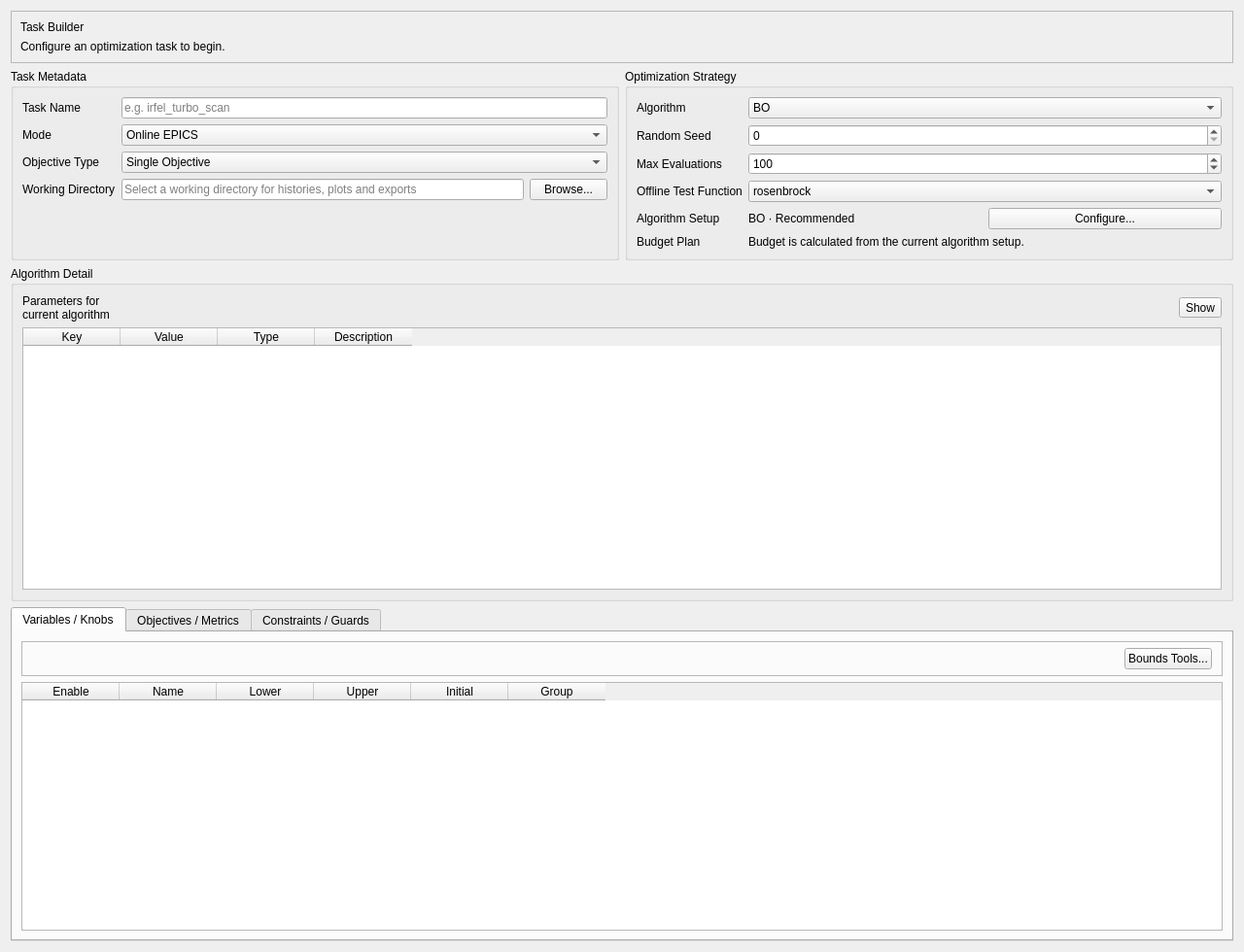
<?xml version="1.0" encoding="UTF-8"?>
<ui version="4.0">
 <class>TaskBuilderPage</class>
 <widget class="QWidget" name="TaskBuilderPage">
  <property name="geometry">
   <rect><x>0</x><y>0</y><width>1280</width><height>980</height></rect>
  </property>
  <property name="windowTitle">
   <string>Task Builder</string>
  </property>
  <layout class="QVBoxLayout" name="verticalLayout_main">
   <item>
    <widget class="QFrame" name="frame_builderHero">
     <property name="frameShape">
      <enum>QFrame::StyledPanel</enum>
     </property>
     <layout class="QVBoxLayout" name="verticalLayout_builderHero">
     <item>
      <widget class="QLabel" name="label_builderTitle">
       <property name="text">
         <string>Task Builder</string>
       </property>
      </widget>
     </item>
      <item>
       <widget class="QLabel" name="label_builderSummary">
        <property name="text">
         <string>Configure an optimization task to begin.</string>
        </property>
        <property name="wordWrap">
         <bool>true</bool>
        </property>
       </widget>
      </item>
     </layout>
   </widget>
  </item>
   <item>
    <layout class="QHBoxLayout" name="horizontalLayout_topForms">
     <item>
     <widget class="QGroupBox" name="groupBox_meta">
       <property name="title"><string>Task Metadata</string></property>
       <property name="sizePolicy">
        <sizepolicy hsizetype="Expanding" vsizetype="Preferred">
         <horstretch>1</horstretch>
         <verstretch>0</verstretch>
        </sizepolicy>
       </property>
       <layout class="QFormLayout" name="formLayout_meta">
        <item row="0" column="0"><widget class="QLabel" name="label_taskName"><property name="text"><string>Task Name</string></property></widget></item>
        <item row="0" column="1"><widget class="QLineEdit" name="lineEdit_taskName"><property name="placeholderText"><string>e.g. irfel_turbo_scan</string></property></widget></item>
        <item row="1" column="0"><widget class="QLabel" name="label_mode"><property name="text"><string>Mode</string></property></widget></item>
        <item row="1" column="1"><widget class="QComboBox" name="comboBox_mode"><item><property name="text"><string>Online EPICS</string></property></item><item><property name="text"><string>Offline</string></property></item></widget></item>
        <item row="2" column="0"><widget class="QLabel" name="label_objType"><property name="text"><string>Objective Type</string></property></widget></item>
        <item row="2" column="1"><widget class="QComboBox" name="comboBox_objectiveType"><item><property name="text"><string>Single Objective</string></property></item><item><property name="text"><string>Multi Objective</string></property></item></widget></item>
        <item row="3" column="0"><widget class="QLabel" name="label_workdir"><property name="text"><string>Working Directory</string></property></widget></item>
        <item row="3" column="1"><layout class="QHBoxLayout" name="horizontalLayout_workdir"><item><widget class="QLineEdit" name="lineEdit_workdir"><property name="placeholderText"><string>Select a working directory for histories, plots and exports</string></property></widget></item><item><widget class="QPushButton" name="pushButton_browseWorkdir"><property name="text"><string>Browse...</string></property></widget></item></layout></item>
       </layout>
      </widget>
     </item>
     <item>
     <widget class="QGroupBox" name="groupBox_algorithm">
       <property name="title"><string>Optimization Strategy</string></property>
       <property name="sizePolicy">
        <sizepolicy hsizetype="Expanding" vsizetype="Preferred">
         <horstretch>1</horstretch>
         <verstretch>0</verstretch>
        </sizepolicy>
       </property>
       <layout class="QFormLayout" name="formLayout_algorithm">
        <item row="0" column="0"><widget class="QLabel" name="label_algorithm"><property name="text"><string>Algorithm</string></property></widget></item>
        <item row="0" column="1"><widget class="QComboBox" name="comboBox_algorithm"><property name="toolTip"><string>Select the optimizer family. Different algorithms consume evaluation budget differently; see the budget summary below.</string></property><item><property name="text"><string>BO</string></property></item><item><property name="text"><string>ConsBO</string></property></item><item><property name="text"><string>TuRBO</string></property></item><item><property name="text"><string>MOBO</string></property></item><item><property name="text"><string>ConsMOBO</string></property></item><item><property name="text"><string>MGGPO</string></property></item><item><property name="text"><string>ConsMGGPO</string></property></item><item><property name="text"><string>MOPSO</string></property></item><item><property name="text"><string>NSGA-II</string></property></item></widget></item>
        <item row="1" column="0"><widget class="QLabel" name="label_seed"><property name="text"><string>Random Seed</string></property></widget></item>
        <item row="1" column="1"><widget class="QSpinBox" name="spinBox_seed"><property name="maximum"><number>999999999</number></property></widget></item>
        <item row="2" column="0"><widget class="QLabel" name="label_maxEval"><property name="text"><string>Max Evaluations</string></property></widget></item>
        <item row="2" column="1"><widget class="QSpinBox" name="spinBox_maxEval"><property name="toolTip"><string>Target cap for total objective evaluations. The exact mapping to iterations or generations depends on the selected algorithm.</string></property><property name="maximum"><number>1000000</number></property><property name="value"><number>100</number></property></widget></item>
        <item row="3" column="0"><widget class="QLabel" name="label_testFunction"><property name="text"><string>Offline Test Function</string></property></widget></item>
        <item row="3" column="1"><widget class="QComboBox" name="comboBox_testFunction"><property name="toolTip"><string>Offline benchmark function. Only used for offline tasks; online EPICS tasks ignore this setting.</string></property><item><property name="text"><string>rosenbrock</string></property></item><item><property name="text"><string>ackley</string></property></item><item><property name="text"><string>sphere</string></property></item><item><property name="text"><string>tradeoff</string></property></item><item><property name="text"><string>zdt1</string></property></item><item><property name="text"><string>zdt2</string></property></item><item><property name="text"><string>dtlz2</string></property></item></widget></item>
        <item row="4" column="0"><widget class="QLabel" name="label_algorithmDetail"><property name="text"><string>Algorithm Setup</string></property></widget></item>
        <item row="4" column="1">
         <layout class="QHBoxLayout" name="horizontalLayout_algorithmDetail">
          <item>
           <widget class="QLabel" name="label_algorithmDetailSummary">
            <property name="text">
            <string>BO · Recommended</string>
            </property>
            <property name="wordWrap">
             <bool>false</bool>
            </property>
           </widget>
          </item>
          <item>
           <widget class="QPushButton" name="pushButton_openAlgorithmDetail">
            <property name="text">
            <string>Configure...</string>
            </property>
           </widget>
          </item>
         </layout>
        </item>
        <item row="5" column="0"><widget class="QLabel" name="label_budgetPlan"><property name="text"><string>Budget Plan</string></property></widget></item>
        <item row="5" column="1"><widget class="QLabel" name="label_budgetHint"><property name="text"><string>Budget is calculated from the current algorithm setup.</string></property><property name="wordWrap"><bool>true</bool></property></widget></item>
       </layout>
      </widget>
     </item>
    </layout>
   </item>
   <item>
    <widget class="QGroupBox" name="groupBox_dynamicParams">
     <property name="visible">
      <bool>false</bool>
     </property>
     <property name="toolTip"><string>Algorithm-specific overrides derived from the optimizer __init__ signature.</string></property>
     <property name="title"><string>Algorithm Detail</string></property>
     <layout class="QVBoxLayout" name="verticalLayout_dynamicParams">
      <item>
       <layout class="QHBoxLayout" name="horizontalLayout_algorithmOverridesHeader">
        <item>
         <widget class="QLabel" name="label_algorithmParamSummary">
          <property name="text">
           <string>Parameters for current algorithm</string>
          </property>
          <property name="wordWrap">
           <bool>true</bool>
          </property>
         </widget>
        </item>
        <item>
         <spacer name="horizontalSpacer_algorithmOverridesHeader">
          <property name="orientation">
           <enum>Qt::Horizontal</enum>
          </property>
          <property name="sizeHint" stdset="0">
           <size>
            <width>40</width>
            <height>20</height>
           </size>
          </property>
         </spacer>
        </item>
        <item>
         <widget class="QToolButton" name="toolButton_toggleAlgorithmOverrides">
          <property name="text">
           <string>Show</string>
          </property>
          <property name="checkable">
           <bool>true</bool>
          </property>
          <property name="checked">
           <bool>false</bool>
          </property>
         </widget>
        </item>
       </layout>
      </item>
      <item>
       <widget class="QTableWidget" name="tableWidget_dynamicParams">
        <property name="visible">
         <bool>false</bool>
        </property>
        <property name="toolTip">
         <string>Algorithm-specific overrides. Important budget-related keys include n_init, n_trust_regions, pop_size, n_generations, acq and q-Batch Size for q-acquisition MOBO.</string>
        </property>
        <column><property name="text"><string>Key</string></property></column>
        <column><property name="text"><string>Value</string></property></column>
        <column><property name="text"><string>Type</string></property></column>
        <column><property name="text"><string>Description</string></property></column>
       </widget>
      </item>
     </layout>
    </widget>
   </item>
   <item>
    <widget class="QTabWidget" name="tabWidget_tables">
     <widget class="QWidget" name="tab_variables">
     <attribute name="title"><string>Variables / Knobs</string></attribute>
      <layout class="QVBoxLayout" name="verticalLayout_variables">
       <item>
        <widget class="QFrame" name="frame_variablesToolbar">
         <property name="frameShape">
          <enum>QFrame::StyledPanel</enum>
         </property>
         <property name="frameShadow">
          <enum>QFrame::Raised</enum>
         </property>
         <layout class="QHBoxLayout" name="horizontalLayout_variablesToolbar">
          <property name="leftMargin">
           <number>10</number>
          </property>
          <property name="topMargin">
           <number>6</number>
          </property>
          <property name="rightMargin">
           <number>10</number>
          </property>
          <property name="bottomMargin">
           <number>6</number>
          </property>
          <item>
           <spacer name="horizontalSpacer_boundsToolsButton">
            <property name="orientation">
             <enum>Qt::Horizontal</enum>
            </property>
            <property name="sizeHint" stdset="0">
             <size>
              <width>40</width>
              <height>20</height>
             </size>
            </property>
           </spacer>
          </item>
          <item>
           <layout class="QHBoxLayout" name="horizontalLayout_variablesToolbarActions">
            <item>
             <widget class="QPushButton" name="pushButton_openBoundsTools">
              <property name="sizePolicy">
               <sizepolicy hsizetype="Maximum" vsizetype="Fixed">
                <horstretch>0</horstretch>
                <verstretch>0</verstretch>
               </sizepolicy>
              </property>
              <property name="text">
               <string>Bounds Tools...</string>
              </property>
             </widget>
            </item>
           </layout>
          </item>
         </layout>
        </widget>
       </item>
       <item><widget class="QTableWidget" name="tableWidget_variables"><column><property name="text"><string>Enable</string></property></column><column><property name="text"><string>Name</string></property></column><column><property name="text"><string>Lower</string></property></column><column><property name="text"><string>Upper</string></property></column><column><property name="text"><string>Initial</string></property></column><column><property name="text"><string>Group</string></property></column></widget></item>
      </layout>
     </widget>
     <widget class="QWidget" name="tab_objectives">
      <attribute name="title"><string>Objectives / Metrics</string></attribute>
      <layout class="QVBoxLayout" name="verticalLayout_objectives">
       <item><widget class="QTableWidget" name="tableWidget_objectives"><column><property name="text"><string>Enable</string></property></column><column><property name="text"><string>Name</string></property></column><column><property name="text"><string>Direction</string></property></column><column><property name="text"><string>Weight</string></property></column><column><property name="text"><string>Samples</string></property></column><column><property name="text"><string>Math</string></property></column></widget></item>
      </layout>
     </widget>
     <widget class="QWidget" name="tab_constraints">
      <attribute name="title"><string>Constraints / Guards</string></attribute>
      <layout class="QVBoxLayout" name="verticalLayout_constraints">
       <item><widget class="QTableWidget" name="tableWidget_constraints"><column><property name="text"><string>Enable</string></property></column><column><property name="text"><string>Name</string></property></column><column><property name="text"><string>Lower</string></property></column><column><property name="text"><string>Upper</string></property></column><column><property name="text"><string>Math</string></property></column></widget></item>
      </layout>
     </widget>
    </widget>
   </item>
  </layout>
 </widget>
 <resources/>
 <connections/>
</ui>
